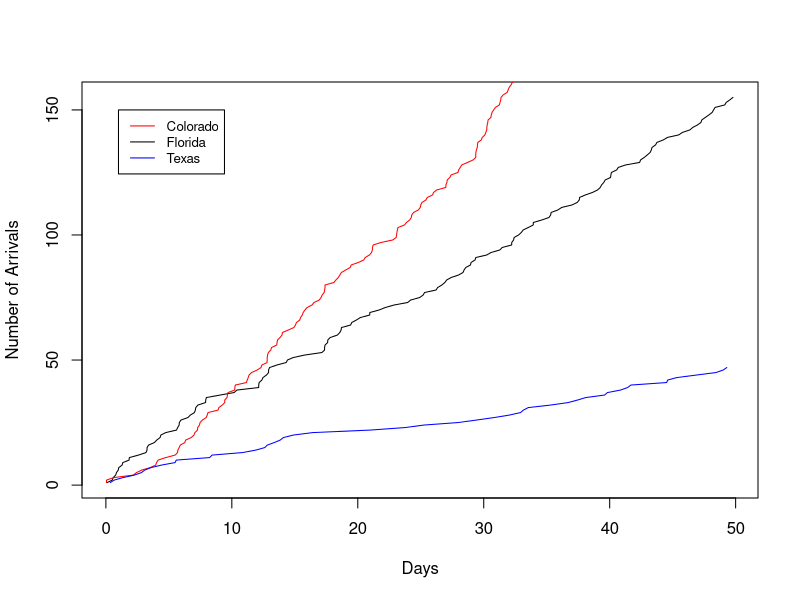
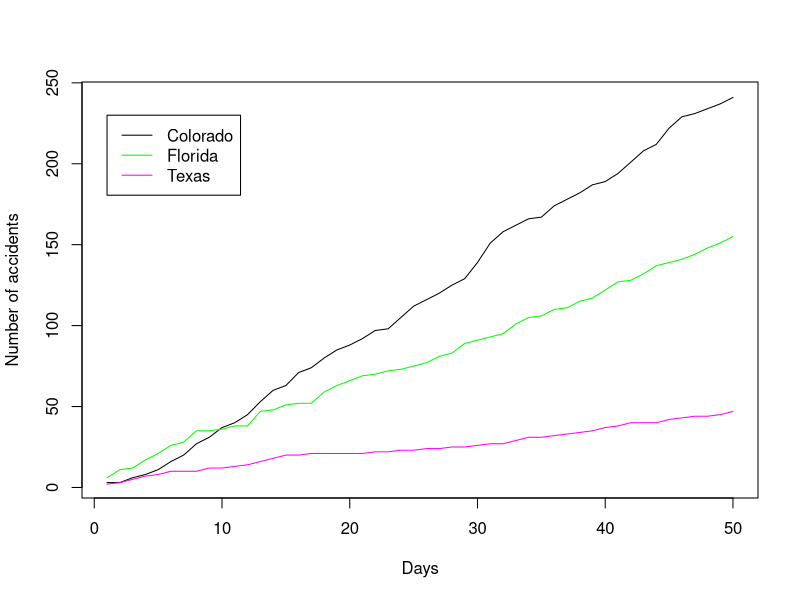

R code for these plots, in order:
X = rexp(1000,5)
a = c()
sum = 0
count = 0
for(i in 1:1000){
  s = sum + X[i]
  count = count + 1
  if(s > 50){
    break
  }
  a = c(a,s)
  sum = a[i]
}

X2 = rexp(1000,3)
a2 = c()
sum2 = 0
count2 = 0
for(i in 1:1000){
  s2 = sum2 + X2[i]
  count2 = count2 + 1
  if(s2 > 50){
    break
  }
  a2 = c(a2,s2)
  sum2 = a2[i]
}

X3 = rexp(1000,1)
a3 = c()
sum3 = 0
count3 = 0
for(i in 1:1000){
  s3 = sum3 + X3[i]
  count3 = count3 + 1
  if(s3 > 50){
    break
  }
  a3 = c(a3,s3)
  sum3 = a3[i]
}




plot(x=a2,y=1:length(a2),type="l",cex=.2,ann=FALSE)
points(x=a,y=1:length(a),type="l",col="red",cex=.2)
points(x=a3,y=1:length(a3),type="l",col="blue",cex=.2)

title(xlab="Days")
title(ylab="Number of Arrivals")
legend(1, 150, legend=c("Colorado", "Florida","Texas"),
       col=c("red", "black","blue"), lty=1, cex=0.8)



N1 = c()
for(i in 1:50){
  yo1 = a[a<i]
  l1 = length(yo1)
  N1 = c(N1,l1)
}

N2 = c()
for(i in 1:50){
  yo2 = a2[a2<i]
  l2 = length(yo2)
  N2 = c(N2,l2)
}

N3 = c()
for(i in 1:50){
  yo3 = a3[a3<i]
  l3 = length(yo3)
  N3 = c(N3,l3)
}

plot(N1,type="l",xlab= "days",ylab="no of accidents",cex=.2,ann=FALSE)
points(N2,type="l",col='green',cex=0.2)
points(N3,type="l",col='magenta',cex=0.2)


title(xlab="Days")
title(ylab="Number of accidents")


legend(1, 230, legend=c("Colorado", "Florida","Texas"),
       col=c("black", "green","magenta"), lty=1, cex=1)